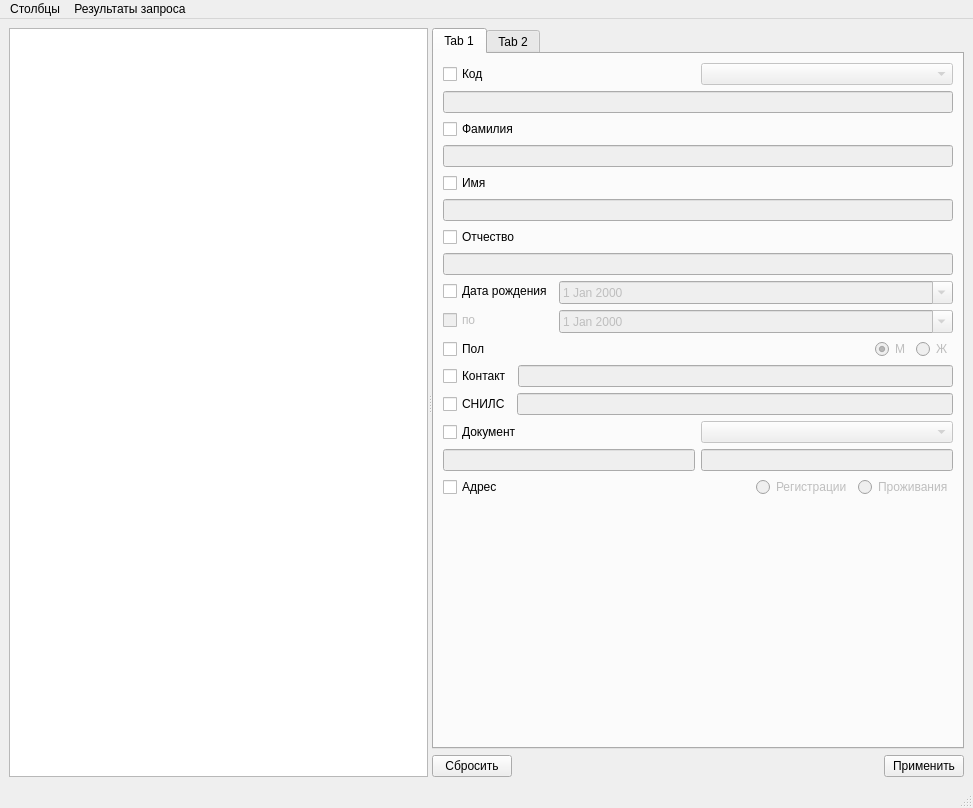
<?xml version="1.0" encoding="UTF-8"?>
<ui version="4.0">
 <class>Search_window</class>
 <widget class="QMainWindow" name="Search_window">
  <property name="geometry">
   <rect>
    <x>0</x>
    <y>0</y>
    <width>973</width>
    <height>808</height>
   </rect>
  </property>
  <property name="windowTitle">
   <string>MainWindow</string>
  </property>
  <widget class="QWidget" name="centralwidget">
   <layout class="QGridLayout" name="gridLayout">
    <item row="0" column="0">
     <widget class="QSplitter" name="splitter">
      <property name="orientation">
       <enum>Qt::Horizontal</enum>
      </property>
      <widget class="QTableView" name="tableView">
       <property name="alternatingRowColors">
        <bool>true</bool>
       </property>
       <attribute name="verticalHeaderVisible">
        <bool>false</bool>
       </attribute>
       <attribute name="verticalHeaderDefaultSectionSize">
        <number>23</number>
       </attribute>
       <attribute name="verticalHeaderHighlightSections">
        <bool>false</bool>
       </attribute>
      </widget>
      <widget class="QWidget" name="layoutWidget">
       <layout class="QGridLayout" name="gridLayout_2">
        <item row="0" column="1">
         <widget class="QTabWidget" name="tabWidget">
          <property name="currentIndex">
           <number>0</number>
          </property>
          <widget class="QWidget" name="tab_3">
           <attribute name="title">
            <string>Tab 1</string>
           </attribute>
           <layout class="QGridLayout" name="gridLayout_3">
            <item row="7" column="0">
             <layout class="QHBoxLayout" name="contact_layout">
              <item>
               <widget class="QCheckBox" name="contact_checkBox">
                <property name="text">
                 <string>Контакт</string>
                </property>
               </widget>
              </item>
              <item>
               <widget class="QLineEdit" name="contact_edit">
                <property name="enabled">
                 <bool>false</bool>
                </property>
               </widget>
              </item>
             </layout>
            </item>
            <item row="5" column="0">
             <layout class="QFormLayout" name="formLayout">
              <item row="0" column="0">
               <widget class="QCheckBox" name="birthDate_checkBox">
                <property name="text">
                 <string>Дата рождения</string>
                </property>
               </widget>
              </item>
              <item row="0" column="1">
               <widget class="QDateEdit" name="birthDate_edit_start">
                <property name="enabled">
                 <bool>false</bool>
                </property>
                <property name="dateTime">
                 <datetime>
                  <hour>0</hour>
                  <minute>0</minute>
                  <second>0</second>
                  <year>2000</year>
                  <month>1</month>
                  <day>1</day>
                 </datetime>
                </property>
                <property name="calendarPopup">
                 <bool>true</bool>
                </property>
               </widget>
              </item>
              <item row="1" column="1">
               <widget class="QDateEdit" name="birthDate_edit_end">
                <property name="enabled">
                 <bool>false</bool>
                </property>
                <property name="calendarPopup">
                 <bool>true</bool>
                </property>
               </widget>
              </item>
              <item row="1" column="0">
               <widget class="QCheckBox" name="birthDate_checkBox_end">
                <property name="enabled">
                 <bool>false</bool>
                </property>
                <property name="text">
                 <string>по</string>
                </property>
               </widget>
              </item>
             </layout>
            </item>
            <item row="8" column="0">
             <layout class="QHBoxLayout" name="snils_layout">
              <item>
               <widget class="QCheckBox" name="snils_checkBox">
                <property name="text">
                 <string>СНИЛС</string>
                </property>
               </widget>
              </item>
              <item>
               <widget class="QLineEdit" name="snils_edit">
                <property name="enabled">
                 <bool>false</bool>
                </property>
               </widget>
              </item>
             </layout>
            </item>
            <item row="4" column="0">
             <layout class="QVBoxLayout" name="patrName_layout">
              <item>
               <widget class="QCheckBox" name="patrName_checkBox">
                <property name="text">
                 <string>Отчество</string>
                </property>
               </widget>
              </item>
              <item>
               <widget class="QLineEdit" name="patrName_edit">
                <property name="enabled">
                 <bool>false</bool>
                </property>
               </widget>
              </item>
             </layout>
            </item>
            <item row="9" column="0">
             <layout class="QGridLayout" name="document_layout">
              <item row="0" column="1">
               <widget class="QComboBox" name="document_selecter">
                <property name="enabled">
                 <bool>false</bool>
                </property>
               </widget>
              </item>
              <item row="0" column="0">
               <widget class="QCheckBox" name="document_checkBox">
                <property name="text">
                 <string>Документ</string>
                </property>
               </widget>
              </item>
              <item row="1" column="0">
               <widget class="QLineEdit" name="document_serial">
                <property name="enabled">
                 <bool>false</bool>
                </property>
               </widget>
              </item>
              <item row="1" column="1">
               <widget class="QLineEdit" name="document_number">
                <property name="enabled">
                 <bool>false</bool>
                </property>
               </widget>
              </item>
             </layout>
            </item>
            <item row="11" column="0">
             <spacer name="verticalSpacer">
              <property name="orientation">
               <enum>Qt::Vertical</enum>
              </property>
              <property name="sizeHint" stdset="0">
               <size>
                <width>20</width>
                <height>40</height>
               </size>
              </property>
             </spacer>
            </item>
            <item row="10" column="0">
             <layout class="QGridLayout" name="address_Layout">
              <item row="0" column="2">
               <layout class="QHBoxLayout" name="horizontalLayout">
                <item>
                 <widget class="QRadioButton" name="address_type_reg">
                  <property name="enabled">
                   <bool>false</bool>
                  </property>
                  <property name="text">
                   <string>Регистрации</string>
                  </property>
                  <property name="checkable">
                   <bool>true</bool>
                  </property>
                  <property name="checked">
                   <bool>true</bool>
                  </property>
                 </widget>
                </item>
                <item>
                 <widget class="QRadioButton" name="address_type_stay">
                  <property name="enabled">
                   <bool>false</bool>
                  </property>
                  <property name="text">
                   <string>Проживания</string>
                  </property>
                  <property name="checkable">
                   <bool>true</bool>
                  </property>
                  <property name="checked">
                   <bool>false</bool>
                  </property>
                 </widget>
                </item>
               </layout>
              </item>
              <item row="0" column="0">
               <widget class="QCheckBox" name="address_checkBox">
                <property name="text">
                 <string>Адрес</string>
                </property>
               </widget>
              </item>
              <item row="0" column="1">
               <spacer name="horizontalSpacer_3">
                <property name="orientation">
                 <enum>Qt::Horizontal</enum>
                </property>
                <property name="sizeHint" stdset="0">
                 <size>
                  <width>40</width>
                  <height>20</height>
                 </size>
                </property>
               </spacer>
              </item>
             </layout>
            </item>
            <item row="3" column="0">
             <layout class="QVBoxLayout" name="firstName_layout">
              <item>
               <widget class="QCheckBox" name="firstName_checkBox">
                <property name="text">
                 <string>Имя</string>
                </property>
               </widget>
              </item>
              <item>
               <widget class="QLineEdit" name="firstName_edit">
                <property name="enabled">
                 <bool>false</bool>
                </property>
               </widget>
              </item>
             </layout>
            </item>
            <item row="1" column="0">
             <layout class="QGridLayout" name="id_layout">
              <item row="0" column="0">
               <widget class="QCheckBox" name="id_checkBox">
                <property name="text">
                 <string>Код</string>
                </property>
               </widget>
              </item>
              <item row="0" column="1">
               <widget class="QComboBox" name="id_selecter">
                <property name="enabled">
                 <bool>false</bool>
                </property>
                <property name="styleSheet">
                 <string notr="true">.QComboBox:disabled {

}</string>
                </property>
                <property name="editable">
                 <bool>false</bool>
                </property>
                <property name="sizeAdjustPolicy">
                 <enum>QComboBox::AdjustToMinimumContentsLength</enum>
                </property>
                <property name="duplicatesEnabled">
                 <bool>false</bool>
                </property>
               </widget>
              </item>
              <item row="1" column="0" colspan="2">
               <widget class="QLineEdit" name="id_edit">
                <property name="enabled">
                 <bool>false</bool>
                </property>
               </widget>
              </item>
             </layout>
            </item>
            <item row="2" column="0">
             <layout class="QVBoxLayout" name="lastName_layout">
              <item>
               <widget class="QCheckBox" name="lastName_checkBox">
                <property name="text">
                 <string>Фамилия</string>
                </property>
               </widget>
              </item>
              <item>
               <widget class="QLineEdit" name="lastName_edit">
                <property name="enabled">
                 <bool>false</bool>
                </property>
               </widget>
              </item>
             </layout>
            </item>
            <item row="6" column="0">
             <layout class="QHBoxLayout" name="sex_layout">
              <item>
               <widget class="QCheckBox" name="sex_checkBox">
                <property name="text">
                 <string>Пол</string>
                </property>
               </widget>
              </item>
              <item>
               <layout class="QHBoxLayout" name="sex_group_layout">
                <item>
                 <spacer name="horizontalSpacer_2">
                  <property name="orientation">
                   <enum>Qt::Horizontal</enum>
                  </property>
                  <property name="sizeHint" stdset="0">
                   <size>
                    <width>40</width>
                    <height>20</height>
                   </size>
                  </property>
                 </spacer>
                </item>
                <item>
                 <widget class="QRadioButton" name="sex_male">
                  <property name="enabled">
                   <bool>false</bool>
                  </property>
                  <property name="text">
                   <string>М</string>
                  </property>
                  <property name="checked">
                   <bool>true</bool>
                  </property>
                 </widget>
                </item>
                <item>
                 <widget class="QRadioButton" name="sex_female">
                  <property name="enabled">
                   <bool>false</bool>
                  </property>
                  <property name="text">
                   <string>Ж</string>
                  </property>
                 </widget>
                </item>
               </layout>
              </item>
             </layout>
            </item>
           </layout>
          </widget>
          <widget class="QWidget" name="tab_4">
           <attribute name="title">
            <string>Tab 2</string>
           </attribute>
          </widget>
         </widget>
        </item>
        <item row="1" column="1">
         <layout class="QHBoxLayout" name="horizontalLayout_5">
          <item>
           <widget class="QPushButton" name="pushButton_2">
            <property name="text">
             <string>Сбросить</string>
            </property>
           </widget>
          </item>
          <item>
           <spacer name="horizontalSpacer">
            <property name="orientation">
             <enum>Qt::Horizontal</enum>
            </property>
            <property name="sizeHint" stdset="0">
             <size>
              <width>40</width>
              <height>20</height>
             </size>
            </property>
           </spacer>
          </item>
          <item>
           <widget class="QPushButton" name="ok_search_button">
            <property name="text">
             <string>Применить</string>
            </property>
           </widget>
          </item>
         </layout>
        </item>
       </layout>
      </widget>
     </widget>
    </item>
   </layout>
  </widget>
  <widget class="QMenuBar" name="menubar">
   <property name="geometry">
    <rect>
     <x>0</x>
     <y>0</y>
     <width>973</width>
     <height>21</height>
    </rect>
   </property>
   <widget class="QMenu" name="menu">
    <property name="title">
     <string>Столбцы</string>
    </property>
    <widget class="QMenu" name="menu_2">
     <property name="title">
      <string>Пациент</string>
     </property>
     <addaction name="separator"/>
     <addaction name="menu_Client_id"/>
     <addaction name="menu_Client_lastName"/>
     <addaction name="menu_Client_firstName"/>
     <addaction name="menu_Client_patrName"/>
     <addaction name="menu_Client_birthDate"/>
     <addaction name="menu_Client_age"/>
     <addaction name="menu_Client_sex"/>
     <addaction name="menu_Client_SNILS"/>
     <addaction name="menu_Client_bloodType"/>
    </widget>
    <widget class="QMenu" name="menu_3">
     <property name="title">
      <string>Адрес</string>
     </property>
     <addaction name="menu_Address_type"/>
     <addaction name="menu_Address_numApartment"/>
     <addaction name="menu_Address_numHome"/>
     <addaction name="menu_Address_street"/>
     <addaction name="menu_Address_city"/>
     <addaction name="menu_Address_area"/>
    </widget>
    <addaction name="menu_2"/>
    <addaction name="menu_3"/>
   </widget>
   <widget class="QMenu" name="menu_4">
    <property name="title">
     <string>Результаты запроса</string>
    </property>
    <widget class="QMenu" name="menu_5">
     <property name="title">
      <string>Экспорт</string>
     </property>
     <addaction name="export_csv"/>
    </widget>
    <addaction name="menu_5"/>
   </widget>
   <addaction name="menu"/>
   <addaction name="menu_4"/>
  </widget>
  <widget class="QStatusBar" name="statusbar">
   <property name="enabled">
    <bool>true</bool>
   </property>
  </widget>
  <action name="menu_Client_lastName">
   <property name="checkable">
    <bool>true</bool>
   </property>
   <property name="checked">
    <bool>true</bool>
   </property>
   <property name="text">
    <string>Фамилия</string>
   </property>
  </action>
  <action name="menu_Client_firstName">
   <property name="checkable">
    <bool>true</bool>
   </property>
   <property name="text">
    <string>Имя</string>
   </property>
  </action>
  <action name="menu_Client_patrName">
   <property name="checkable">
    <bool>true</bool>
   </property>
   <property name="enabled">
    <bool>true</bool>
   </property>
   <property name="text">
    <string>Отчество</string>
   </property>
   <property name="menuRole">
    <enum>QAction::TextHeuristicRole</enum>
   </property>
  </action>
  <action name="menu_Client_id">
   <property name="checkable">
    <bool>true</bool>
   </property>
   <property name="checked">
    <bool>true</bool>
   </property>
   <property name="text">
    <string>Ид</string>
   </property>
   <property name="iconVisibleInMenu">
    <bool>false</bool>
   </property>
   <property name="priority">
    <enum>QAction::NormalPriority</enum>
   </property>
  </action>
  <action name="menu_Client_birthDate">
   <property name="checkable">
    <bool>true</bool>
   </property>
   <property name="text">
    <string>Дата рождения</string>
   </property>
  </action>
  <action name="menu_Client_sex">
   <property name="checkable">
    <bool>true</bool>
   </property>
   <property name="text">
    <string>Пол</string>
   </property>
  </action>
  <action name="menu_Client_SNILS">
   <property name="checkable">
    <bool>true</bool>
   </property>
   <property name="checked">
    <bool>true</bool>
   </property>
   <property name="text">
    <string>Снилс</string>
   </property>
  </action>
  <action name="menu_Client_bloodType">
   <property name="checkable">
    <bool>true</bool>
   </property>
   <property name="text">
    <string>Группа крови</string>
   </property>
  </action>
  <action name="menu_Address_type">
   <property name="checkable">
    <bool>true</bool>
   </property>
   <property name="checked">
    <bool>false</bool>
   </property>
   <property name="text">
    <string>Тип</string>
   </property>
  </action>
  <action name="menu_Address_numApartment">
   <property name="checkable">
    <bool>true</bool>
   </property>
   <property name="checked">
    <bool>false</bool>
   </property>
   <property name="text">
    <string>Номер квартиры</string>
   </property>
  </action>
  <action name="menu_Address_numHome">
   <property name="checkable">
    <bool>true</bool>
   </property>
   <property name="text">
    <string>Номер дома</string>
   </property>
  </action>
  <action name="menu_Address_street">
   <property name="checkable">
    <bool>true</bool>
   </property>
   <property name="text">
    <string>Улица</string>
   </property>
  </action>
  <action name="menu_Address_city">
   <property name="checkable">
    <bool>true</bool>
   </property>
   <property name="text">
    <string>Город</string>
   </property>
   <property name="autoRepeat">
    <bool>true</bool>
   </property>
  </action>
  <action name="action_17">
   <property name="text">
    <string>Пол</string>
   </property>
  </action>
  <action name="menu_Client_age">
   <property name="checkable">
    <bool>true</bool>
   </property>
   <property name="checked">
    <bool>false</bool>
   </property>
   <property name="text">
    <string>Возраст</string>
   </property>
  </action>
  <action name="menu_Address_area">
   <property name="checkable">
    <bool>true</bool>
   </property>
   <property name="text">
    <string>Область</string>
   </property>
  </action>
  <action name="export_csv">
   <property name="enabled">
    <bool>true</bool>
   </property>
   <property name="text">
    <string>CSV</string>
   </property>
  </action>
 </widget>
 <resources/>
 <connections>
  <connection>
   <sender>lastName_checkBox</sender>
   <signal>clicked(bool)</signal>
   <receiver>lastName_edit</receiver>
   <slot>setEnabled(bool)</slot>
   <hints>
    <hint type="sourcelabel">
     <x>475</x>
     <y>125</y>
    </hint>
    <hint type="destinationlabel">
     <x>475</x>
     <y>149</y>
    </hint>
   </hints>
  </connection>
  <connection>
   <sender>firstName_checkBox</sender>
   <signal>clicked(bool)</signal>
   <receiver>firstName_edit</receiver>
   <slot>setEnabled(bool)</slot>
   <hints>
    <hint type="sourcelabel">
     <x>475</x>
     <y>176</y>
    </hint>
    <hint type="destinationlabel">
     <x>475</x>
     <y>200</y>
    </hint>
   </hints>
  </connection>
  <connection>
   <sender>patrName_checkBox</sender>
   <signal>clicked(bool)</signal>
   <receiver>patrName_edit</receiver>
   <slot>setEnabled(bool)</slot>
   <hints>
    <hint type="sourcelabel">
     <x>475</x>
     <y>227</y>
    </hint>
    <hint type="destinationlabel">
     <x>475</x>
     <y>251</y>
    </hint>
   </hints>
  </connection>
  <connection>
   <sender>sex_checkBox</sender>
   <signal>clicked(bool)</signal>
   <receiver>sex_male</receiver>
   <slot>setEnabled(bool)</slot>
   <hints>
    <hint type="sourcelabel">
     <x>356</x>
     <y>334</y>
    </hint>
    <hint type="destinationlabel">
     <x>560</x>
     <y>334</y>
    </hint>
   </hints>
  </connection>
  <connection>
   <sender>sex_checkBox</sender>
   <signal>clicked(bool)</signal>
   <receiver>sex_female</receiver>
   <slot>setEnabled(bool)</slot>
   <hints>
    <hint type="sourcelabel">
     <x>356</x>
     <y>334</y>
    </hint>
    <hint type="destinationlabel">
     <x>598</x>
     <y>334</y>
    </hint>
   </hints>
  </connection>
  <connection>
   <sender>contact_checkBox</sender>
   <signal>clicked(bool)</signal>
   <receiver>contact_edit</receiver>
   <slot>setEnabled(bool)</slot>
   <hints>
    <hint type="sourcelabel">
     <x>368</x>
     <y>363</y>
    </hint>
    <hint type="destinationlabel">
     <x>511</x>
     <y>363</y>
    </hint>
   </hints>
  </connection>
  <connection>
   <sender>snils_checkBox</sender>
   <signal>clicked(bool)</signal>
   <receiver>snils_edit</receiver>
   <slot>setEnabled(bool)</slot>
   <hints>
    <hint type="sourcelabel">
     <x>364</x>
     <y>391</y>
    </hint>
    <hint type="destinationlabel">
     <x>507</x>
     <y>391</y>
    </hint>
   </hints>
  </connection>
  <connection>
   <sender>birthDate_checkBox_end</sender>
   <signal>clicked(bool)</signal>
   <receiver>birthDate_edit_end</receiver>
   <slot>setEnabled(bool)</slot>
   <hints>
    <hint type="sourcelabel">
     <x>353</x>
     <y>304</y>
    </hint>
    <hint type="destinationlabel">
     <x>530</x>
     <y>305</y>
    </hint>
   </hints>
  </connection>
  <connection>
   <sender>document_checkBox</sender>
   <signal>clicked(bool)</signal>
   <receiver>document_serial</receiver>
   <slot>setEnabled(bool)</slot>
   <hints>
    <hint type="sourcelabel">
     <x>404</x>
     <y>419</y>
    </hint>
    <hint type="destinationlabel">
     <x>404</x>
     <y>445</y>
    </hint>
   </hints>
  </connection>
  <connection>
   <sender>document_checkBox</sender>
   <signal>clicked(bool)</signal>
   <receiver>document_number</receiver>
   <slot>setEnabled(bool)</slot>
   <hints>
    <hint type="sourcelabel">
     <x>404</x>
     <y>419</y>
    </hint>
    <hint type="destinationlabel">
     <x>547</x>
     <y>445</y>
    </hint>
   </hints>
  </connection>
  <connection>
   <sender>document_checkBox</sender>
   <signal>clicked(bool)</signal>
   <receiver>document_selecter</receiver>
   <slot>setEnabled(bool)</slot>
   <hints>
    <hint type="sourcelabel">
     <x>404</x>
     <y>419</y>
    </hint>
    <hint type="destinationlabel">
     <x>547</x>
     <y>419</y>
    </hint>
   </hints>
  </connection>
  <connection>
   <sender>address_checkBox</sender>
   <signal>clicked(bool)</signal>
   <receiver>address_type_reg</receiver>
   <slot>setEnabled(bool)</slot>
   <hints>
    <hint type="sourcelabel">
     <x>356</x>
     <y>473</y>
    </hint>
    <hint type="destinationlabel">
     <x>480</x>
     <y>473</y>
    </hint>
   </hints>
  </connection>
  <connection>
   <sender>address_checkBox</sender>
   <signal>clicked(bool)</signal>
   <receiver>address_type_stay</receiver>
   <slot>setEnabled(bool)</slot>
   <hints>
    <hint type="sourcelabel">
     <x>356</x>
     <y>473</y>
    </hint>
    <hint type="destinationlabel">
     <x>572</x>
     <y>473</y>
    </hint>
   </hints>
  </connection>
 </connections>
</ui>
